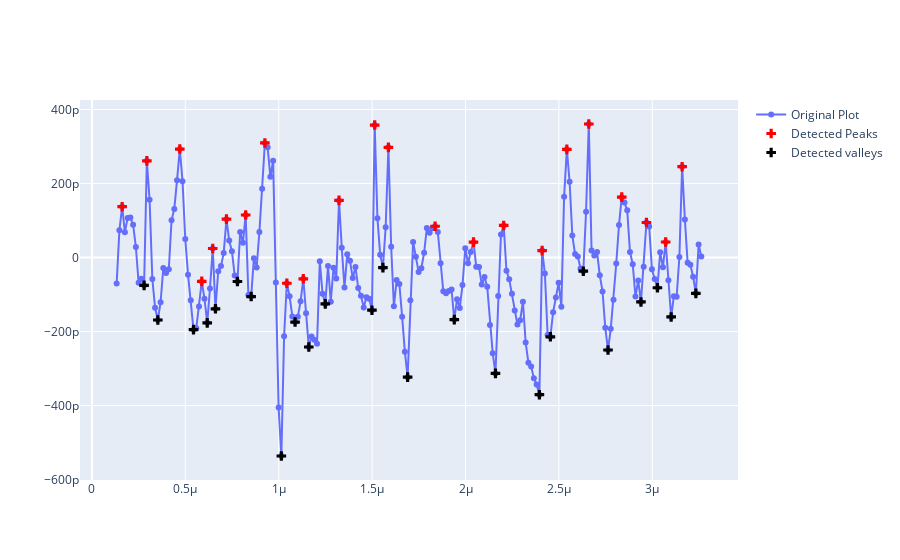

The notebook cell this image was saved under:
### Markdown cell above
#### calculate fit version

### Code cell
x, z, peak_indices, valley_indices = analyzer.slice_rotate(img_rot, size_rot, j=100, prominence=1e-10, width=1, xz_angle=0, demo=True)
step_heights, step_widths, miscut = analyzer.calculate_fit(x, z, peak_indices, valley_indices, fixed_height=3.91e-10/2, demo=True)

### Figure 1 — Plotly figure (JSON) as saved in the notebook; plotly's stock layout.template omitted (floating-point values rounded to 4 significant figures; data arrays with more than 128 entries replaced by an {"elided": "..."} marker saying what was removed)
{"data": [{"mode": "lines+markers", "name": "Original Plot", "type": "scatter", "x": {"elided": "214 float values"}, "y": {"elided": "214 float values"}}, {"marker": {"color": "red", "size": 8, "symbol": "cross"}, "mode": "markers", "name": "Detected Peaks", "type": "scatter", "x": [1.617e-07, 2.939e-07, 4.703e-07, 5.879e-07, 6.467e-07, 7.202e-07, 8.23e-07, 9.259e-07, 1.043e-06, 1.132e-06, 1.323e-06, 1.514e-06, 1.587e-06, 1.837e-06, 2.043e-06, 2.205e-06, 2.41e-06, 2.543e-06, 2.66e-06, 2.837e-06, 2.969e-06, 3.072e-06, 3.16e-06], "y": [1.374e-10, 2.613e-10, 2.932e-10, -6.447e-11, 2.447e-11, 1.037e-10, 1.15e-10, 3.096e-10, -6.949e-11, -5.746e-11, 1.543e-10, 3.58e-10, 2.978e-10, 8.45e-11, 4.153e-11, 8.663e-11, 1.866e-11, 2.923e-10, 3.609e-10, 1.631e-10, 9.469e-11, 4.197e-11, 2.454e-10]}, {"marker": {"color": "black", "size": 8, "symbol": "cross"}, "mode": "markers", "name": "Detected valleys", "type": "scatter", "x": [2.792e-07, 3.527e-07, 5.438e-07, 6.173e-07, 6.614e-07, 7.789e-07, 8.524e-07, 1.014e-06, 1.088e-06, 1.161e-06, 1.249e-06, 1.499e-06, 1.558e-06, 1.69e-06, 1.94e-06, 2.16e-06, 2.396e-06, 2.454e-06, 2.631e-06, 2.763e-06, 2.939e-06, 3.028e-06, 3.101e-06, 3.233e-06], "y": [-7.534e-11, -1.688e-10, -1.949e-10, -1.766e-10, -1.386e-10, -6.471e-11, -1.055e-10, -5.363e-10, -1.743e-10, -2.418e-10, -1.253e-10, -1.424e-10, -2.73e-11, -3.233e-10, -1.677e-10, -3.132e-10, -3.707e-10, -2.142e-10, -3.688e-11, -2.499e-10, -1.2e-10, -8.173e-11, -1.606e-10, -9.678e-11]}], "layout": {}}
